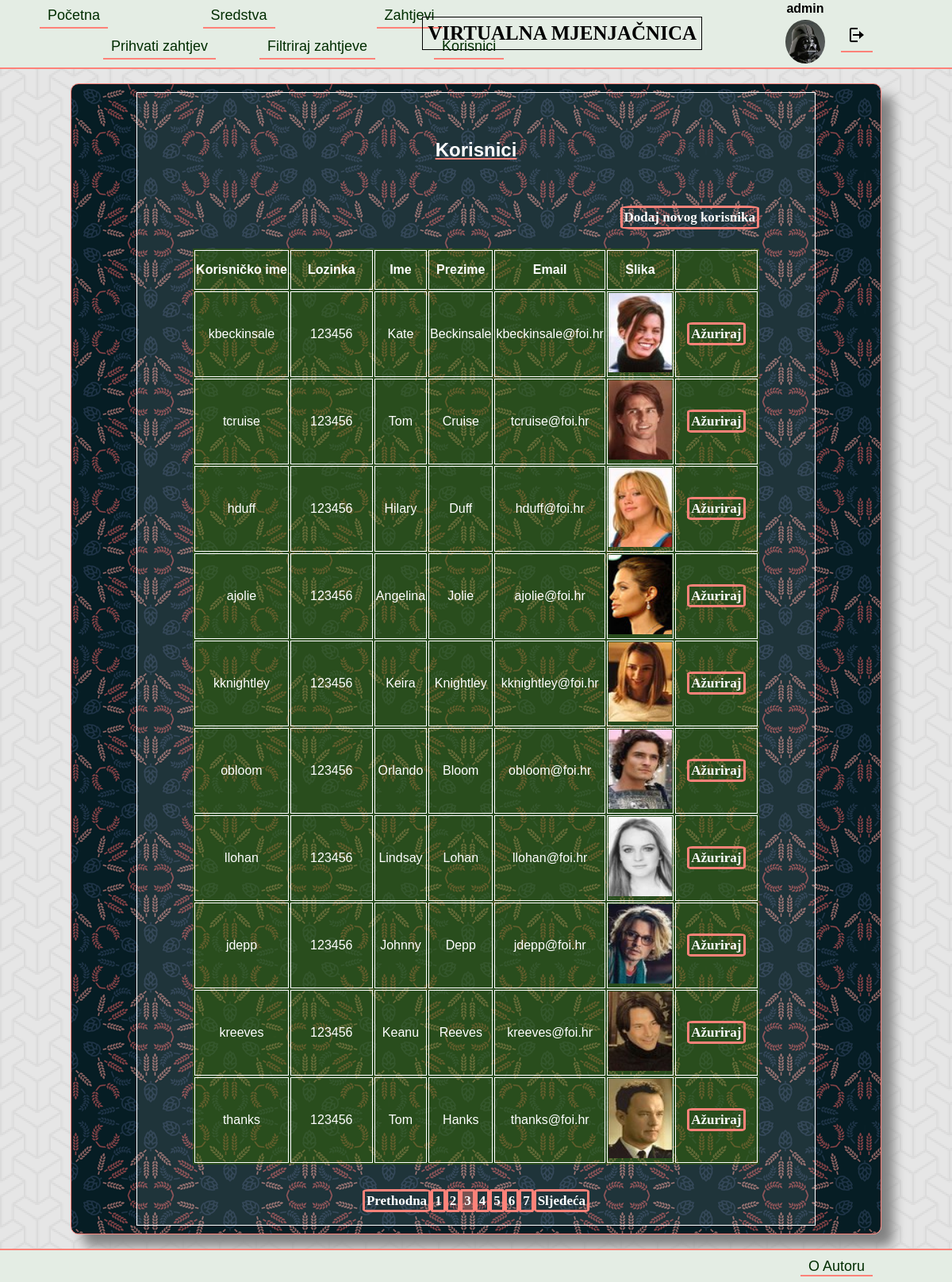
/korisnici.php?stranica=3 (signed in), run on the app's committed database.
### tables this page shows
CREATE TABLE `korisnik` (
  `korisnik_id` INT(10) NOT NULL AUTO_INCREMENT,
  `tip_korisnika_id` INT(10) NOT NULL,
  `korisnicko_ime` VARCHAR(50) NOT NULL,
  `lozinka` VARCHAR(50) NOT NULL,
  `ime` VARCHAR(100) NOT NULL,
  `prezime` VARCHAR(100) NOT NULL,
  `email` VARCHAR(50) NULL,
  `slika` TEXT NULL,
  PRIMARY KEY (`korisnik_id`),
  FOREIGN KEY (`tip_korisnika_id`) REFERENCES `tip_korisnika`(`tip_korisnika_id`)
);

### baza.php (called while the page is built, shortened)
<?php
function upit($dbc, $upit){
  $rezultat=mysqli_query($dbc,$upit);
  return $rezultat;
}
?>

### korisnici.php (the view, shortened to what this page needs)
<?php include("zaglavlje.php"); ?>
    <section class="sadrzaj">
      <div class="sadrzajWrap">
        <div class="korisniciWrap">
          <br><h1 class="h1sredstva">Korisnici</h1><br><br>
          <a style="float:right;" href="registrirajKorisnika.php">Dodaj novog korisnika</a><br><br><br>
          <table>
            <?php
            if(!isset($_SESSION['kor_id']) || $_SESSION['tip_kor_id'] != 0){
              header("location:index.php");
            }
            else{
              if(isset($_GET['stranica'])){
                $stranica=$_GET['stranica'];
              }
              else {
                $stranica=1;
              }
              $rezultat_po_stranici=10;
              $pocetak_od=($stranica-1)*$rezultat_po_stranici;
              $upit="SELECT * FROM korisnik LIMIT $pocetak_od, $rezultat_po_stranici";
              $rezultat=upit($bp, $upit);
              echo "<thead height=\"50\"><tr><th>Korisničko ime</th><th width=\"100\">Lozinka</th><th>Ime</th><th>Prezime</th><th>Email</th><th>Slika</th><th width=\"100\"></th></tr></thead>";
              echo "<tbody>";
              while($assoc=mysqli_fetch_assoc($rezultat)){
                echo "<tr height=\"100\">";
                echo "<td>{$assoc['korisnicko_ime']}</td>";
                echo "<td>{$assoc['lozinka']}</td>";
                echo "<td>{$assoc['ime']}</td>";
                echo "<td>{$assoc['prezime']}</td>";
                echo "<td>{$assoc['email']}</td>";
                echo "<td><img height=\"100\" width=\"80\" src=\"{$assoc['slika']}\"></td>";
                echo "<td><a href=\"azurirajKorisnika.php?korisnik={$assoc['korisnik_id']}\">Ažuriraj</a></td>";
                echo "</tr>";
              }
              echo "</tbody>";
            }
              ?>
          </table><br><br>
          <?php
          $upit2="SELECT * FROM korisnik";
          $rezultat2=upit($bp, $upit2);
          $ukupno_redova=mysqli_num_rows($rezultat2);
          $broj_stranica=ceil($ukupno_redova/$rezultat_po_stranici);
          if($stranica > 1){
            $prethodna = $stranica-1;
            echo "<a href=\"korisnici.php?stranica=$prethodna\">Prethodna</a>";
          }
          for($x=1; $x <= $broj_stranica; $x++){
            echo "<a class=\"stranica$x\" href=\"korisnici.php?stranica=$x\">$x</a>";
          }
          if($stranica < $broj_stranica){
            $sljedeca = $stranica+1;
            echo "<a href=\"korisnici.php?stranica=$sljedeca\">Sljedeća</a>";
          }
          ?>
        </div>
      </div>
    </section>
<?php include("podnozje.php"); ?>

### style.css (style rules this page uses)
html { height:100%; }
body { margin:0; width:100%; min-height:100%; font-family:Arial; background-image:url(img/pozadina1.png); }
.h1sredstva { text-decoration: underline; text-decoration-color: rgb(254, 130, 121); }
.korisniciWrap { text-align: center; border: 1px solid white; background-color: rgb(255, 255, 255, 0.1); padding: 20px 70px 20px 70px; }
.korisniciWrap td, .korisniciWrap th { border:1px solid; }
.korisniciWrap table { background-color: rgb(53, 102, 0, 0.5); }
.korisniciWrap a, .prihvatiZahtjev a { text-decoration: none; padding: 2px; font-weight: bold; font-size: 17px; font-family: Times serif; border: 3px solid rgb(254, 130, 121); border-radius: 10%; color: white; }
.sadrzaj { display:flex; flex-direction: column; align-items: center; height:100%; width:100%; }
.sadrzajWrap { display:flex; flex-direction: column; flex-wrap:wrap; align-items: center; border:1px solid rgb(254, 130, 121); border-radius:10px; width:1000px; background-image:url(img/pozadina.png); box-shadow:15px 15px 15px grey; color:white; padding:10px; }

### data on the page
korisnik: korisnicko_ime "kbeckinsale", lozinka "123456", ime "Kate", prezime "Beckinsale", email "kbeckinsale@foi.hr", slika (picture)
korisnik: korisnicko_ime "tcruise", lozinka "123456", ime "Tom", prezime "Cruise", email "tcruise@foi.hr", slika (picture)
korisnik: korisnicko_ime "hduff", lozinka "123456", ime "Hilary", prezime "Duff", email "hduff@foi.hr", slika (picture)
korisnik: korisnicko_ime "ajolie", lozinka "123456", ime "Angelina", prezime "Jolie", email "ajolie@foi.hr", slika (picture)
korisnik: korisnicko_ime "kknightley", lozinka "123456", ime "Keira", prezime "Knightley", email "kknightley@foi.hr", slika (picture)
korisnik: korisnicko_ime "obloom", lozinka "123456", ime "Orlando", prezime "Bloom", email "obloom@foi.hr", slika (picture)
korisnik: korisnicko_ime "llohan", lozinka "123456", ime "Lindsay", prezime "Lohan", email "llohan@foi.hr", slika (picture)
korisnik: korisnicko_ime "jdepp", lozinka "123456", ime "Johnny", prezime "Depp", email "jdepp@foi.hr", slika (picture)
korisnik: korisnicko_ime "kreeves", lozinka "123456", ime "Keanu", prezime "Reeves", email "kreeves@foi.hr", slika (picture)
korisnik: korisnicko_ime "thanks", lozinka "123456", ime "Tom", prezime "Hanks", email "thanks@foi.hr", slika (picture)

### other printed values
$_SESSION['kor_ime'] "admin"
